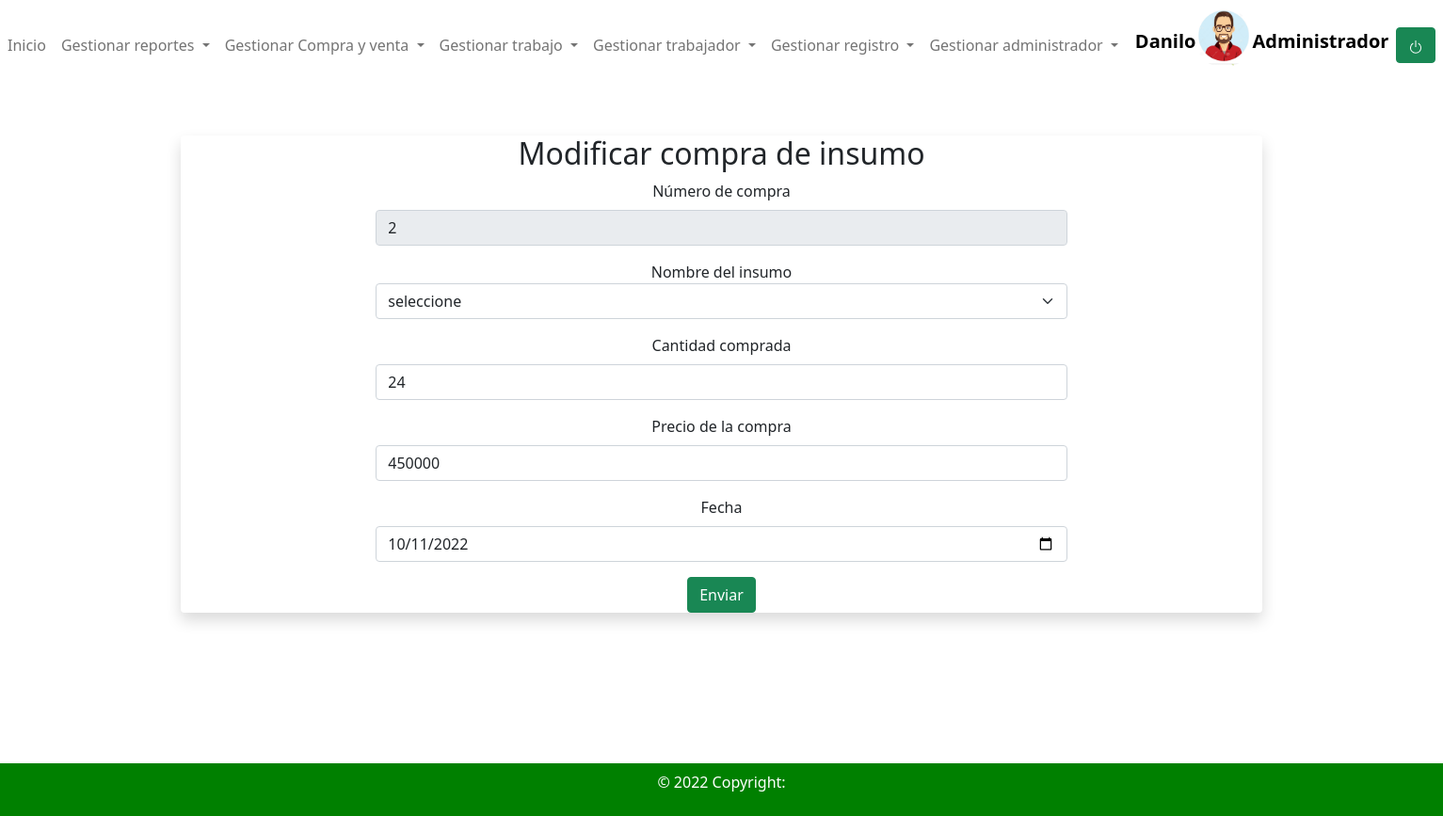
The app's page /modificar_compra_insumo.php?cedula=2 (signed in) with its own data.
### tables this page shows
CREATE TABLE `tblcompra_de_insumo` (
  `idcompra` int(11) NOT NULL,
  `precio` int(11) NOT NULL,
  `cantidad` int(11) NOT NULL,
  `fecha` date DEFAULT NULL,
  `idinsumo` int(11) NOT NULL,
  `idadministrador` int(11) NOT NULL
);

### modificar_compra_insumo.php (the view, shortened to what this page needs)
<?php
if ($_SESSION['usuario']) {
?>
  <!DOCTYPE html>
  <html lang="en">
  <head>
    <link href="https://cdn.jsdelivr.net/npm/bootstrap@5.1.3/dist/css/bootstrap.min.css" rel="stylesheet">
  </head>
  <body>
    <?php
    require("navar.php");
    ?>
    <div class="container w-75 bg-amber mt-5 rounded shadow">
      <div class="container mt-5">
        <div class="row">
          <center>
            <div class="col-sm-8">
              <center>
                <h2 >Modificar compra de insumo</h2>
              </center>
              <?php
              include("conexion.php");
              $cedula = $_REQUEST['cedula'];
              $query = "SELECT tblcompra_de_insumo.idcompra,tblcompra_de_insumo.precio,tblcompra_de_insumo.cantidad,tblcompra_de_insumo.fecha,tblinsumo.nombre,tbladministrador.nombre AS admin
              FROM tblcompra_de_insumo INNER JOIN tblinsumo ON tblinsumo.idinsumo=tblcompra_de_insumo.idinsumo INNER JOIN tbladministrador ON tbladministrador.idadministrador=tblcompra_de_insumo.idadministrador WHERE idcompra='$cedula';";
              $resultado = $conexion->query($query);
              $row = $resultado->fetch_assoc();
              ?>
              <form action="proceso_modificar_compra_insumo.php" method="POST">
                <div class="mb-3">
                  <label for="documento" class="form-label">Número de compra</label>
                  <input type="text" class="form-control" id="cedula" name="idcompra" value="<?php echo $row['idcompra'] ?>" readonly>
                </div>
                <div class="mb-3">
                <label>Nombre del insumo</label>
    <select class="form-select" name="insumo" aria-label="Default select example">
    <option value="0">seleccione</option>
    </select>
</div>
                <div class="mb-3">
                  <label for="documento" class="form-label">Cantidad comprada</label>
                  <input type="number" class="form-control"  name="cantidad" value="<?php echo $row['cantidad'] ?>">
                </div>
                <div class="mb-3">
                  <label for="documento" class="form-label">Precio de la compra</label>
                  <input type="number" class="form-control"  name="precio" value="<?php echo $row['precio'] ?>">
                </div>
                <div class="mb-3">
                  <label for="documento" class="form-label">Fecha</label>
                  <input type="date" class="form-control"  name="fecha" value="<?php echo $row['fecha'] ?>">
                </div>
                <center><button type="submit" name="enviar" class="btn btn-success">Enviar</button></center>
              </form>
            </div>
          </center>
        </div>
      </div>
    </div><br><br><br><br><br><br>
    <div class="mt-3 p-2  text-white text-center" style="background:green
 ;">
  <p>   © 2022 Copyright:</p>
</div>
  </body>
  </html>
<?php
} else {
  header("Location:index.php");
}
?>

### records on screen
tblcompra_de_insumo: idcompra "2", cantidad "24", precio "450000", fecha "10/11/2022"

### other values on screen
$_SESSION['nombre'] "Danilo"
